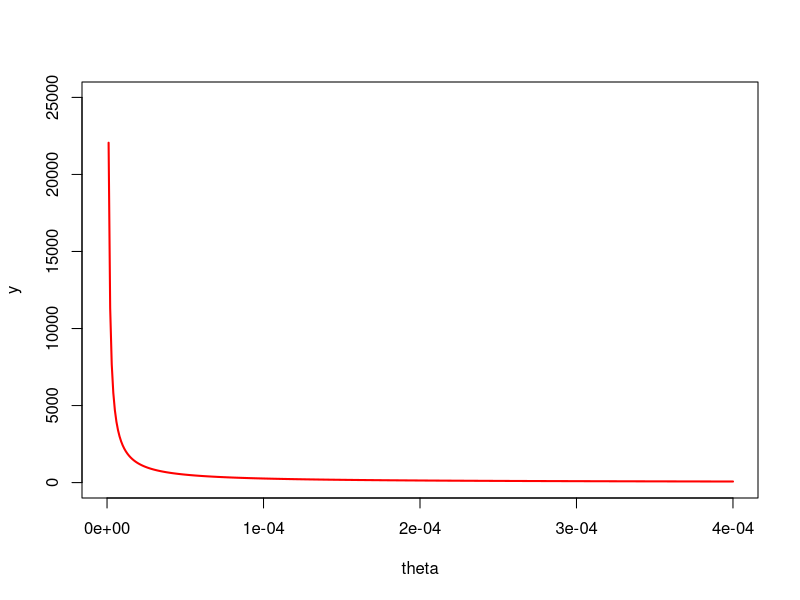
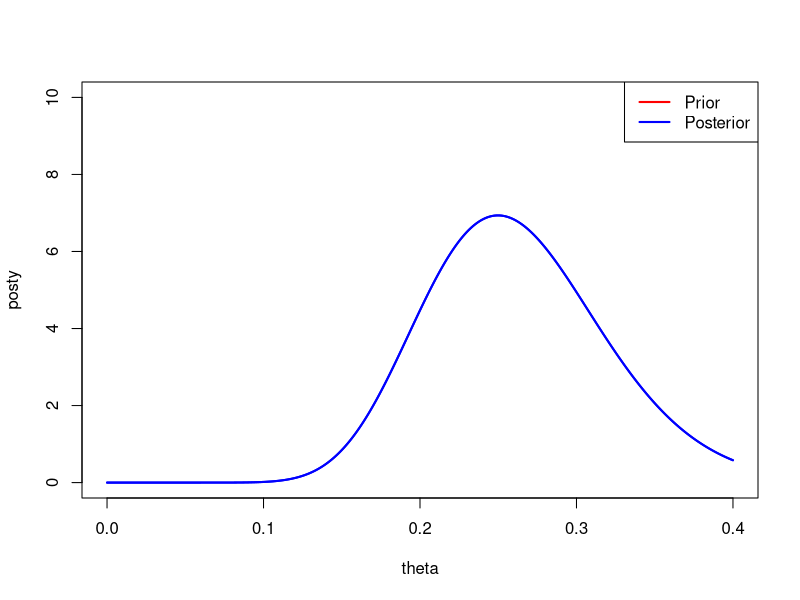
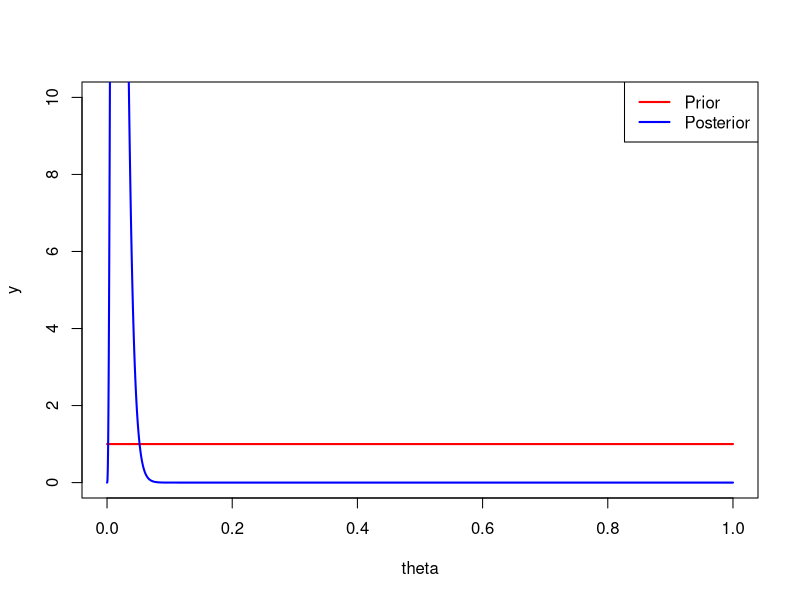

Reproduce these figures in R, in order.
## Example 1
## Gamma prior, Poisson model.

theta=seq(0,0.0004, by=0.000001)
y=dgamma(theta, shape=0.04, rate=0.2)
plot(theta,y, type="l", lwd=2, col="red", ylim=c(0,25000))

## Prior says most likely value is around theta=0.002, which would mean 
## laptops live around 500 days.

## Sample of 100 laptops live an average of only 200 days, much less than
## our prior would have predicted.

n=20
sum=76

## So, the posterior shifts towards larger values of theta
## (which give shorter lifetimes)


theta=seq(0,0.4, by=.000001)
posty=dgamma(theta, shape=20.04, rate=76.2)
plot(theta,posty, type="l", lwd=2, col="blue", ylim=c(0,10))


lines(theta, posty, lwd=2, col="blue")

legend("topright", legend=c("Prior","Posterior"), lwd=c(2,2), col=c("red","blue"))


## Example 2
## Let theta be the proportion of non-defective items that come off an assemby line.
## Prior knowledge is limited: theta is between 0 and 1, no paticular value
## any more or less likely.

theta=seq(0,1,by=0.000001)
y=dbeta(theta,1,1)
plot(theta,y, type="l", lwd=2, col="red", ylim=c(0,10))

## Randomly sample 10 items, 7 are OK.
n=200
sum=3

## Posterior shifts away from unlikely values (near 0) and adds probability in the
## neighborhood of 3/200.
posty=dbeta(theta, 1+sum,1+n-sum)
lines(theta, posty, lwd=2, col="blue")
legend("topright", legend=c("Prior","Posterior"), lwd=c(2,2), col=c("red","blue"))



